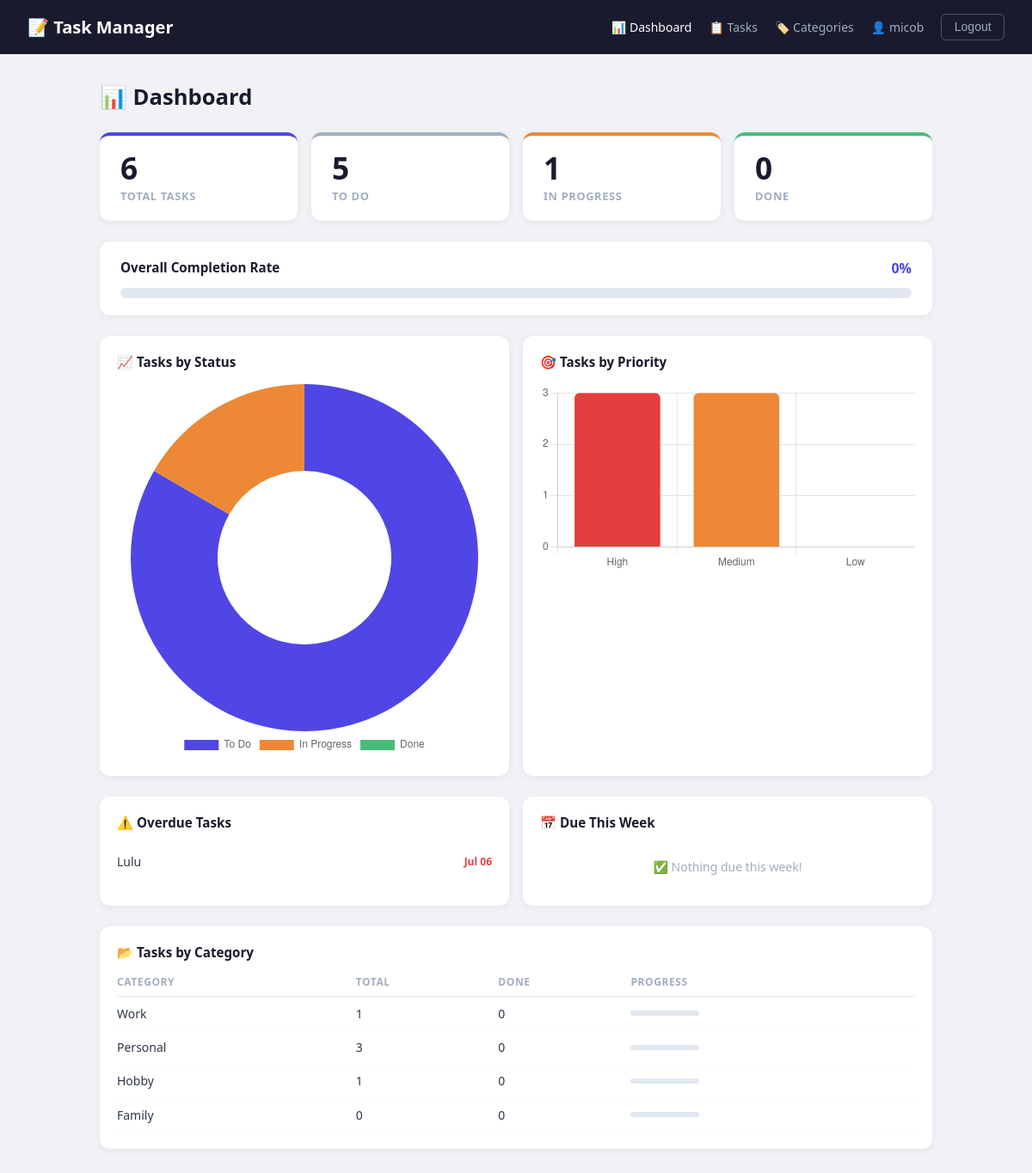
The page /dashboard/ (signed in) on the database its author committed.
### tasks/models.py (models this page shows, shortened)
class Task(models.Model):
    STATUS_CHOICES = [
        ('todo',        'To Do'),
        ('in_progress', 'In Progress'),
        ('done',        'Done'),
    ]
    PRIORITY_CHOICES = [
        ('low',    'Low'),
        ('medium', 'Medium'),
        ('high',   'High'),
    ]
    user        = models.ForeignKey(User, on_delete=models.CASCADE, related_name='tasks')
    title       = models.CharField(max_length=200)
    description = models.TextField(blank=True)
    status      = models.CharField(max_length=20, choices=STATUS_CHOICES, default='todo')
    created_at  = models.DateTimeField(auto_now_add=True)
    updated_at  = models.DateTimeField(auto_now=True)
    priority    = models.CharField(
                    max_length=10,
                    choices=PRIORITY_CHOICES,
                    default='medium'
                  )
    due_date    = models.DateField(null=True, blank=True)
    category    = models.ForeignKey(
                    Category,
                    on_delete=models.SET_NULL,
                    null=True,
                    blank=True,
                    related_name='tasks'
                  )
    class Meta:
        ordering = ['-created_at']

class Category(models.Model):
    user = models.ForeignKey(
        User,
        on_delete=models.CASCADE,
        related_name='categories'
    )
    name = models.CharField(max_length=100)
    class Meta:
        ordering = ['name']
        verbose_name_plural = 'Categories'

### tasks/views.py (the view)
# urls.py: path('dashboard/', views.DashboardView.as_view(), name='dashboard'),
class DashboardView(LoginRequiredMixin, ListView):
    model               = Task
    template_name       = 'tasks/dashboard.html'
    context_object_name = 'tasks'
    def get_queryset(self):
        return Task.objects.filter(user=self.request.user)
    def get_context_data(self, **kwargs):
        context = super().get_context_data(**kwargs)
        user     = self.request.user
        today    = timezone.now().date()
        all_tasks = Task.objects.filter(user=user)
        context['total_tasks']       = all_tasks.count()
        context['todo_count']        = all_tasks.filter(status='todo').count()
        context['in_progress_count'] = all_tasks.filter(status='in_progress').count()
        context['done_count']        = all_tasks.filter(status='done').count()
        context['high_count']   = all_tasks.filter(priority='high').count()
        context['medium_count'] = all_tasks.filter(priority='medium').count()
        context['low_count']    = all_tasks.filter(priority='low').count()
        total = all_tasks.count()
        context['completion_rate'] = (
            round((context['done_count'] / total) * 100)
            if total > 0 else 0
        )
        context['overdue_tasks'] = all_tasks.filter(
            due_date__lt=today,
            status__in=['todo', 'in_progress']
        )
        week_end = today + datetime.timedelta(days=7)
        context['due_this_week'] = all_tasks.filter(
            due_date__gte=today,
            due_date__lte=week_end,
            status__in=['todo', 'in_progress']
        )
        context['category_stats'] = (
            Category.objects
            .filter(user=user)
            .annotate(
                total=Count('tasks'),
                done=Count('tasks', filter=Q(tasks__status='done'))
            )
        )
        context['chart_status'] = [
            context['todo_count'],
            context['in_progress_count'],
            context['done_count'],
        ]
        context['chart_priority'] = [
            context['high_count'],
            context['medium_count'],
            context['low_count'],
        ]
        return context

### tasks/templates/tasks/dashboard.html (shortened to what this page needs)
<!DOCTYPE html>
<html lang="en">
<head>
</head>
<body>
<nav class="navbar">
    <a href="{% url 'tasks:task_list' %}" class="navbar-brand">📝 Task Manager</a>
    <div class="navbar-right">
        <a href="{% url 'tasks:dashboard' %}"     class="navbar-link active">📊 Dashboard</a>
        <a href="{% url 'tasks:task_list' %}"     class="navbar-link">📋 Tasks</a>
        <a href="{% url 'tasks:category_list' %}" class="navbar-link">🏷️ Categories</a>
        <span class="navbar-user">👤 {{ request.user.username }}</span>
        <form method="POST" action="{% url 'accounts:logout' %}">
            <button type="submit" class="btn-logout">Logout</button>
        </form>
    </div>
</nav>
<div class="container">
    <h1 class="page-title">📊 Dashboard</h1>
    <div class="stat-grid">
        <div class="stat-card total">
            <div class="stat-number">{{ total_tasks }}</div>
            <div class="stat-label">Total Tasks</div>
        </div>
        <div class="stat-card todo">
            <div class="stat-number">{{ todo_count }}</div>
            <div class="stat-label">To Do</div>
        </div>
        <div class="stat-card in-progress">
            <div class="stat-number">{{ in_progress_count }}</div>
            <div class="stat-label">In Progress</div>
        </div>
        <div class="stat-card done">
            <div class="stat-number">{{ done_count }}</div>
            <div class="stat-label">Done</div>
        </div>
    </div>
    <div class="completion-card">
        <div class="completion-header">
            <span class="completion-label">Overall Completion Rate</span>
            <span class="completion-pct">{{ completion_rate }}%</span>
        </div>
        <div class="progress-bar-bg">
        </div>
    </div>
    <div class="charts-grid">
        <div class="chart-card">
            <div class="chart-title">📈 Tasks by Status</div>
            <canvas id="statusChart"></canvas>
        </div>
        <div class="chart-card">
            <div class="chart-title">🎯 Tasks by Priority</div>
            <canvas id="priorityChart"></canvas>
        </div>
    </div>
    <div class="section-grid">
        <div class="section-card">
            <div class="section-title">⚠️ Overdue Tasks</div>
            {% if overdue_tasks %}
                {% for task in overdue_tasks %}
                    <div class="task-row">
                        <span class="task-row-title">{{ task.title }}</span>
                        <span class="task-row-date overdue">
                            {{ task.due_date|date:"M d" }}
                        </span>
                    </div>
                {% endfor %}
            {% else %}
                <div class="empty-note">🎉 No overdue tasks!</div>
            {% endif %}
        </div>
        <div class="section-card">
            <div class="section-title">📅 Due This Week</div>
            {% if due_this_week %}
                {% for task in due_this_week %}
                    <div class="task-row">
                        <span class="task-row-title">{{ task.title }}</span>
                        <span class="task-row-date soon">
                            {{ task.due_date|date:"M d" }}
                        </span>
                    </div>
                {% endfor %}
            {% else %}
                <div class="empty-note">✅ Nothing due this week!</div>
            {% endif %}
        </div>
    </div>
    {% if category_stats %}
    <div class="section-card" style="margin-bottom: 2rem;">
        <div class="section-title">📂 Tasks by Category</div>
        <table class="category-table">
            <thead>
                <tr>
                    <th>Category</th>
                    <th>Total</th>
                    <th>Done</th>
                    <th>Progress</th>
                </tr>
            </thead>
            <tbody>
                {% for cat in category_stats %}
                <tr>
                    <td>{{ cat.name }}</td>
                    <td>{{ cat.total }}</td>
                    <td>{{ cat.done }}</td>
                    <td>
                        <div class="mini-bar-bg">
                        </div>
                    </td>
                </tr>
                {% endfor %}
            </tbody>
        </table>
    </div>
    {% endif %}
</div>
<script>
    // Status Doughnut Chart
    const statusCtx = document.getElementById('statusChart').getContext('2d');
    new Chart(statusCtx, {
        type: 'doughnut',
        data: {
            labels: ['To Do', 'In Progress', 'Done'],
            datasets: [{
                data: {{ chart_status|safe }},
                backgroundColor: ['#4f46e5', '#ed8936', '#48bb78'],
                borderWidth: 0,
            }]
        },
        options: {
            responsive: true,
            plugins: {
                legend: { position: 'bottom' }
            }
        }
    });
    // Priority Bar Chart
    const priorityCtx = document.getElementById('priorityChart').getContext('2d');
    new Chart(priorityCtx, {
        type: 'bar',
        data: {
            labels: ['High', 'Medium', 'Low'],
            datasets: [{
                label: 'Tasks',
                data: {{ chart_priority|safe }},
                backgroundColor: ['#e53e3e', '#ed8936', '#48bb78'],
                borderRadius: 6,
                borderWidth: 0,
            }]
        },
        options: {
            responsive: true,
            plugins: { legend: { display: false } },
            scales: {
                y: {
                    beginAtZero: true,
                    ticks: { stepSize: 1 }
                }
            }
        }
    });
</script>
</body>
</html>

### tasks/templates/tasks/dashboard.html (style rules this page uses)
* { margin: 0; padding: 0; box-sizing: border-box; }
body { font-family: 'Segoe UI', sans-serif; background: #f0f2f5; min-height: 100vh; }
.navbar { background: #1a1a2e; padding: 1rem 2rem; display: flex; justify-content: space-between; align-items: center; }
.navbar-brand { color: white; font-size: 1.25rem; font-weight: 700; text-decoration: none; }
.navbar-right { display: flex; align-items: center; gap: 1.25rem; }
.navbar-link { color: #a0aec0; text-decoration: none; font-size: 0.875rem; }
.navbar-link:hover, .navbar-link.active { color: white; }
.navbar-user { color: #a0aec0; font-size: 0.875rem; }
.btn-logout { background: transparent; border: 1px solid #4a5568; color: #a0aec0; padding: 0.4rem 0.9rem; border-radius: 6px; cursor: pointer; font-size: 0.875rem; transition: all 0.2s; }
.container { max-width: 1000px; margin: 2rem auto; padding: 0 1rem; }
.page-title { font-size: 1.6rem; font-weight: 700; color: #1a1a2e; margin-bottom: 1.5rem; }
.stat-grid { display: grid; grid-template-columns: repeat(auto-fit, minmax(180px, 1fr)); gap: 1rem; margin-bottom: 1.5rem; }
.stat-card { background: white; border-radius: 12px; padding: 1.25rem 1.5rem; box-shadow: 0 2px 8px rgba(0,0,0,0.06); border-top: 4px solid #e2e8f0; }
.stat-card.total { border-top-color: #4f46e5; }
.stat-card.todo { border-top-color: #a0aec0; }
.stat-card.in-progress { border-top-color: #ed8936; }
.stat-card.done { border-top-color: #48bb78; }
.stat-number { font-size: 2.2rem; font-weight: 800; color: #1a1a2e; line-height: 1; }
.stat-label { font-size: 0.8rem; color: #a0aec0; font-weight: 600; text-transform: uppercase; letter-spacing: 0.05em; margin-top: 0.4rem; }
.completion-card { background: white; border-radius: 12px; padding: 1.25rem 1.5rem; box-shadow: 0 2px 8px rgba(0,0,0,0.06); margin-bottom: 1.5rem; }
.completion-header { display: flex; justify-content: space-between; margin-bottom: 0.75rem; }
.completion-label { font-weight: 700; color: #1a1a2e; font-size: 0.95rem; }
.completion-pct { font-weight: 800; color: #4f46e5; }
.progress-bar-bg { background: #e2e8f0; border-radius: 99px; height: 12px; overflow: hidden; }
.charts-grid { display: grid; grid-template-columns: 1fr 1fr; gap: 1rem; margin-bottom: 1.5rem; }
.chart-card { background: white; border-radius: 12px; padding: 1.25rem; box-shadow: 0 2px 8px rgba(0,0,0,0.06); }
.chart-title { font-weight: 700; color: #1a1a2e; font-size: 0.95rem; margin-bottom: 1rem; }
.section-grid { display: grid; grid-template-columns: 1fr 1fr; gap: 1rem; margin-bottom: 1.5rem; }
.section-card { background: white; border-radius: 12px; padding: 1.25rem; box-shadow: 0 2px 8px rgba(0,0,0,0.06); }
.section-title { font-weight: 700; color: #1a1a2e; font-size: 0.95rem; margin-bottom: 1rem; display: flex; align-items: center; gap: 0.4rem; }
.task-row { display: flex; justify-content: space-between; align-items: center; padding: 0.6rem 0; border-bottom: 1px solid #f7fafc; font-size: 0.875rem; }
.task-row:last-child { border-bottom: none; }
.task-row-title { color: #2d3748; font-weight: 500; flex: 1; white-space: nowrap; overflow: hidden; text-overflow: ellipsis; margin-right: 0.75rem; }
.task-row-date { font-size: 0.75rem; color: #a0aec0; white-space: nowrap; }
.task-row-date.overdue { color: #e53e3e; font-weight: 600; }
.empty-note { color: #a0aec0; font-size: 0.875rem; text-align: center; padding: 1rem 0; }
.category-table { width: 100%; border-collapse: collapse; font-size: 0.875rem; }
.category-table th { text-align: left; color: #a0aec0; font-size: 0.75rem; text-transform: uppercase; letter-spacing: 0.05em; padding-bottom: 0.5rem; border-bottom: 1px solid #e2e8f0; }
.category-table td { padding: 0.6rem 0; border-bottom: 1px solid #f7fafc; color: #2d3748; }
.mini-bar-bg { background: #e2e8f0; border-radius: 99px; height: 6px; width: 80px; overflow: hidden; }

### rows shown on the page
Task: title "Lulu", due_date "Jul 06"
Category: name "Work", total "1", done "0"
Category: name "Personal", total "3", done "0"
Category: name "Hobby", total "1", done "0"
Category: name "Family", total "0", done "0"

### other values the page prints
{{ request.user.username }} "micob"
{{ total_tasks }} "6"
{{ todo_count }} "5"
{{ in_progress_count }} "1"
{{ done_count }} "0"
{{ completion_rate }} "0"
chart data {{ chart_status|safe }} [5, 1, 0]
chart data {{ chart_priority|safe }} [3, 3, 0]
